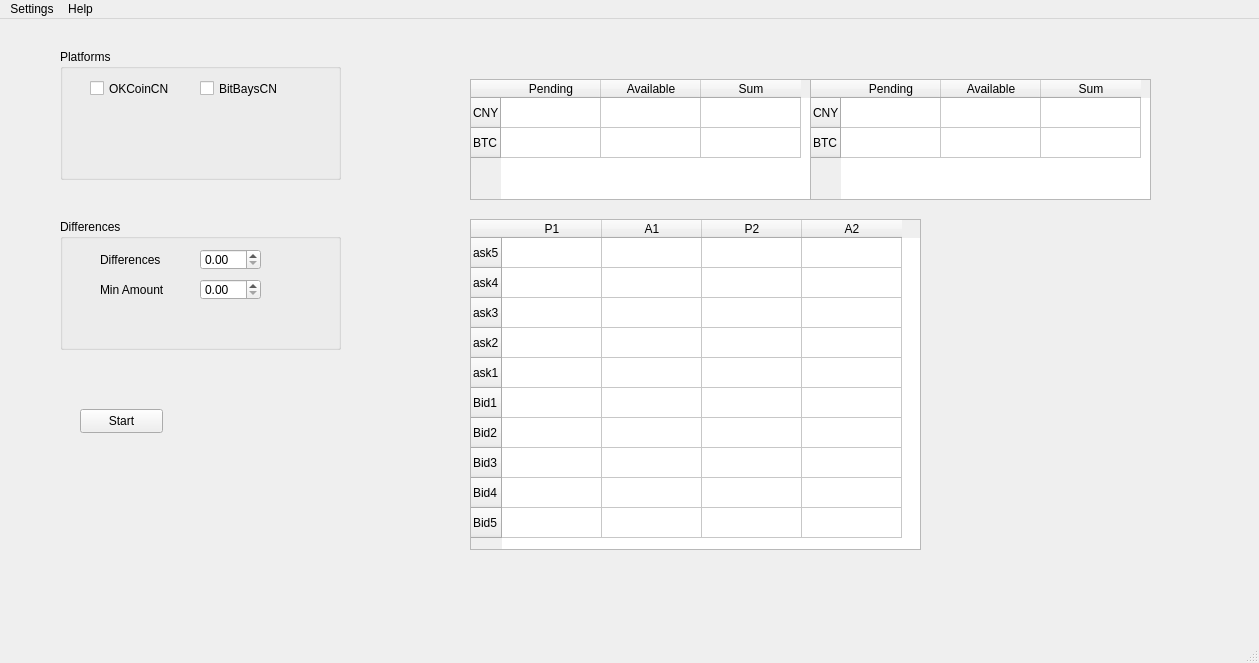
<?xml version="1.0" encoding="UTF-8"?>
<ui version="4.0">
 <class>arbitrage</class>
 <widget class="QMainWindow" name="arbitrage">
  <property name="geometry">
   <rect>
    <x>0</x>
    <y>0</y>
    <width>1259</width>
    <height>663</height>
   </rect>
  </property>
  <property name="windowTitle">
   <string>Arbitrage</string>
  </property>
  <widget class="QWidget" name="centralwidget">
   <widget class="QGroupBox" name="plt_groupbox">
    <property name="geometry">
     <rect>
      <x>60</x>
      <y>30</y>
      <width>281</width>
      <height>131</height>
     </rect>
    </property>
    <property name="title">
     <string>Platforms</string>
    </property>
    <widget class="QCheckBox" name="okc_cn_checkbox">
     <property name="geometry">
      <rect>
       <x>30</x>
       <y>30</y>
       <width>85</width>
       <height>19</height>
      </rect>
     </property>
     <property name="text">
      <string>OKCoinCN</string>
     </property>
    </widget>
    <widget class="QCheckBox" name="bitbays_cn_checkbox">
     <property name="geometry">
      <rect>
       <x>140</x>
       <y>30</y>
       <width>85</width>
       <height>19</height>
      </rect>
     </property>
     <property name="text">
      <string>BitBaysCN</string>
     </property>
    </widget>
   </widget>
   <widget class="QGroupBox" name="diff_groupbox">
    <property name="geometry">
     <rect>
      <x>60</x>
      <y>200</y>
      <width>281</width>
      <height>131</height>
     </rect>
    </property>
    <property name="title">
     <string>Differences</string>
    </property>
    <widget class="QDoubleSpinBox" name="diff_spinbox">
     <property name="geometry">
      <rect>
       <x>140</x>
       <y>30</y>
       <width>61</width>
       <height>21</height>
      </rect>
     </property>
    </widget>
    <widget class="QLabel" name="label">
     <property name="geometry">
      <rect>
       <x>40</x>
       <y>30</y>
       <width>71</width>
       <height>21</height>
      </rect>
     </property>
     <property name="text">
      <string>Differences</string>
     </property>
    </widget>
    <widget class="QLabel" name="label_2">
     <property name="geometry">
      <rect>
       <x>40</x>
       <y>60</y>
       <width>71</width>
       <height>21</height>
      </rect>
     </property>
     <property name="text">
      <string>Min Amount</string>
     </property>
    </widget>
    <widget class="QDoubleSpinBox" name="diff_spinbox_2">
     <property name="geometry">
      <rect>
       <x>140</x>
       <y>60</y>
       <width>61</width>
       <height>21</height>
      </rect>
     </property>
    </widget>
   </widget>
   <widget class="QPushButton" name="trade_button">
    <property name="geometry">
     <rect>
      <x>80</x>
      <y>390</y>
      <width>83</width>
      <height>24</height>
     </rect>
    </property>
    <property name="text">
     <string>Start</string>
    </property>
   </widget>
   <widget class="QTableWidget" name="asset_okc_table">
    <property name="geometry">
     <rect>
      <x>470</x>
      <y>60</y>
      <width>341</width>
      <height>121</height>
     </rect>
    </property>
    <row>
     <property name="text">
      <string>CNY</string>
     </property>
    </row>
    <row>
     <property name="text">
      <string>BTC</string>
     </property>
    </row>
    <column>
     <property name="text">
      <string>Pending</string>
     </property>
    </column>
    <column>
     <property name="text">
      <string>Available</string>
     </property>
    </column>
    <column>
     <property name="text">
      <string>Sum</string>
     </property>
    </column>
   </widget>
   <widget class="QTableWidget" name="ask_bid_table">
    <property name="geometry">
     <rect>
      <x>470</x>
      <y>200</y>
      <width>451</width>
      <height>331</height>
     </rect>
    </property>
    <row>
     <property name="text">
      <string>ask5</string>
     </property>
    </row>
    <row>
     <property name="text">
      <string>ask4</string>
     </property>
    </row>
    <row>
     <property name="text">
      <string>ask3</string>
     </property>
    </row>
    <row>
     <property name="text">
      <string>ask2</string>
     </property>
    </row>
    <row>
     <property name="text">
      <string>ask1</string>
     </property>
    </row>
    <row>
     <property name="text">
      <string>Bid1</string>
     </property>
    </row>
    <row>
     <property name="text">
      <string>Bid2</string>
     </property>
    </row>
    <row>
     <property name="text">
      <string>Bid3</string>
     </property>
    </row>
    <row>
     <property name="text">
      <string>Bid4</string>
     </property>
    </row>
    <row>
     <property name="text">
      <string>Bid5</string>
     </property>
    </row>
    <column>
     <property name="text">
      <string>P1</string>
     </property>
    </column>
    <column>
     <property name="text">
      <string>A1</string>
     </property>
    </column>
    <column>
     <property name="text">
      <string>P2</string>
     </property>
    </column>
    <column>
     <property name="text">
      <string>A2</string>
     </property>
    </column>
   </widget>
   <widget class="QTableWidget" name="asset_bb_table">
    <property name="geometry">
     <rect>
      <x>810</x>
      <y>60</y>
      <width>341</width>
      <height>121</height>
     </rect>
    </property>
    <row>
     <property name="text">
      <string>CNY</string>
     </property>
    </row>
    <row>
     <property name="text">
      <string>BTC</string>
     </property>
    </row>
    <column>
     <property name="text">
      <string>Pending</string>
     </property>
    </column>
    <column>
     <property name="text">
      <string>Available</string>
     </property>
    </column>
    <column>
     <property name="text">
      <string>Sum</string>
     </property>
    </column>
   </widget>
  </widget>
  <widget class="QMenuBar" name="menubar">
   <property name="geometry">
    <rect>
     <x>0</x>
     <y>0</y>
     <width>1259</width>
     <height>19</height>
    </rect>
   </property>
   <widget class="QMenu" name="menuSettings">
    <property name="title">
     <string>Settings</string>
    </property>
    <addaction name="actionView_Log"/>
    <addaction name="actionAPI"/>
   </widget>
   <widget class="QMenu" name="menuHelp">
    <property name="title">
     <string>Help</string>
    </property>
   </widget>
   <addaction name="menuSettings"/>
   <addaction name="menuHelp"/>
  </widget>
  <widget class="QStatusBar" name="statusbar"/>
  <action name="actionView_Log">
   <property name="text">
    <string>View Log</string>
   </property>
  </action>
  <action name="actionAPI">
   <property name="text">
    <string>API</string>
   </property>
  </action>
 </widget>
 <resources/>
 <connections/>
</ui>
